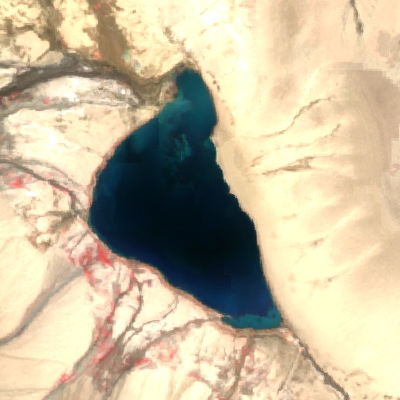
#> input picture images/image_102.png, 400 x 400 px, given in place of image_1.png, which was not available
$ python dataset_mask.py
#> lines starting #> are read from the running program, lines starting #| are printed output that depends on the picture; after the words box and inside, x2 and y2 are one past the last pixel; in counts of white or black regions, pixels touching at a corner belong together; pictures that were not available may be replaced by others from this repository, and a replacement may not be noted
#> further down, image is the input picture: shape (400, 400, 3); mean B, G, R 157.1, 185.2, 198
### segmentation/kmeans.py
import os
import cv2
import numpy as np
import matplotlib.pyplot as plt

# [21 lines left out: functions longest_subarray, gaussianKernel, sumWhite, not called in this run]

def rgb_to_hsv(r, g, b):
  r /= 255
  g /= 255
  b /= 255
  maxc = max(r, g, b)
  minc = min(r, g, b)
  v = maxc
  if minc == maxc:
      return 0.0, 0.0, v
  s = (maxc-minc) / maxc
  rc = (maxc-r) / (maxc-minc)
  gc = (maxc-g) / (maxc-minc)
  bc = (maxc-b) / (maxc-minc)
  if r == maxc:
      h = 0.0+bc-gc
  elif g == maxc:
      h = 2.0+rc-bc
  else:
      h = 4.0+gc-rc
  h = (h/6.0) % 1.0
  return h * 360, s * 100, v * 100

def findKMeans(image):
  image = cv2.cvtColor(image, cv2.COLOR_BGR2RGB)

  pixel_values = image.reshape((-1,3))

  pixel_values = np.float32(pixel_values)

  # define stopping criteria
  criteria = (cv2.TERM_CRITERIA_EPS + cv2.TERM_CRITERIA_MAX_ITER, 100, 0.2)

  # number of clusters (K)
  k = 5
  _, labels, (centers) = cv2.kmeans(pixel_values, k, None, criteria, 10, cv2.KMEANS_RANDOM_CENTERS)
#> centers = [[204.3, 173, 143.9], [241.9, 212.5, 175.9], [145.4, 122.8, 98.75], [254.2, 245.4, 205.6], [10.66, 35.98, 49.26]]

  # convert back to 8 bit values
  centers = np.uint8(centers)
#> centers = [[204, 172, 143], [241, 212, 175], [145, 122, 98], [254, 245, 205], [10, 35, 49]]

  # flatten the labels array
  labels = labels.flatten()

  # convert all pixels to the color of the centroids
  segmented_image = centers[labels.flatten()]

  # reshape back to the original image dimension
  segmented_image = segmented_image.reshape(image.shape)
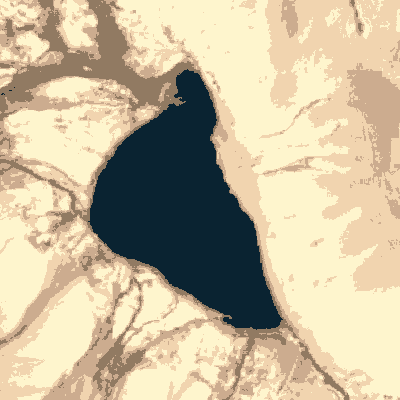
#> segmented_image: shape (400, 400, 3); mean R, G, B 197.5, 184.5, 156.4

  masked_image = np.copy(image)

  # convert to the shape of a vector of pixel values
  masked_image = masked_image.reshape((-1, 3))

# [5 lines of commented-out code are left out]

  kall =[]

  for i in np.unique(labels):
     kall.append(masked_image[labels == i])
#> this loop made 5 passes
#> after the loop, kall = 5 items

#245optimal
  count_list = []
  for k in kall:
    count = 0
    min_limit = min(200, int(len(k)*0.8))
    for i in range(0, min_limit):
      h,s,v = rgb_to_hsv(*k[i])
      if h>=125 and h<=245:
        count+=1
    count_list.append(count/min_limit)
#> this loop made 5 passes
#> min_limit on pass 1: 200


  # [8 lines of commented-out code are left out]

  cluster = np.argmax(count_list)

  masked_image[labels != cluster] = [0, 0, 0]
  masked_image[labels == cluster] = [255, 255, 255]
  # convert back to original shape
  masked_image = masked_image.reshape(image.shape)
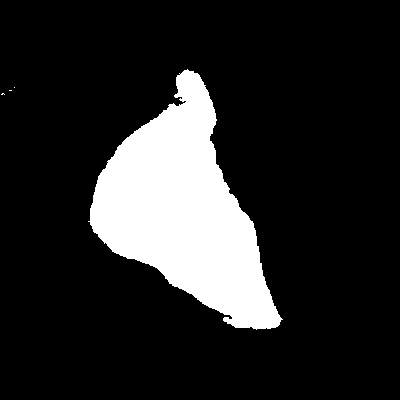
#> masked_image: shape (400, 400, 3); 15.6% white; 4 white regions (3 under 20 px), largest, box (x1, y1, x2, y2) and area: (88, 69, 283, 330) 24974
  # show the image
  return masked_image

### dataset_mask.py
import cv2
from segmentation.kmeans import findKMeans

for i in range(1, 101):
  image = cv2.imread(f"./images/image_{i}.png")
  masked_image = findKMeans(image)
  cv2.imwrite(f"./masks/image_{i}.png", masked_image)
#> pass 2 of the loop `for i in range(1, 101):`:
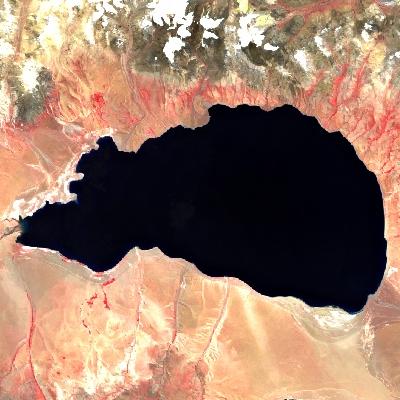
#> input picture images/image_107.png, 400 x 400 px, given in place of image_2.png, which was not available
#> image is the input picture: shape (400, 400, 3); mean B, G, R 102.5, 121.2, 152.1
#> in findKMeans (call 2), `segmented_image = segmented_image.reshape(image.shape)`:
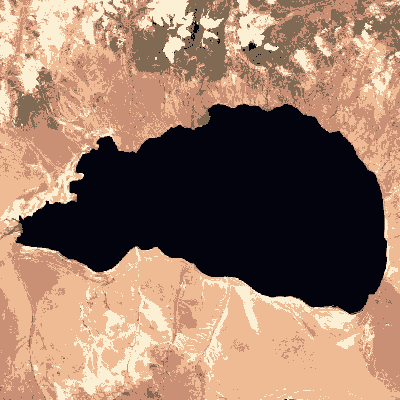
#> segmented_image: shape (400, 400, 3); mean R, G, B 151.5, 120.5, 102
#> the loop in findKMeans (call 2), `for i in np.unique(labels):` made 5 passes
#> the loop in findKMeans (call 2), `for k in kall:` made 5 passes
#> in findKMeans (call 2), `masked_image = masked_image.reshape(image.shape)`:
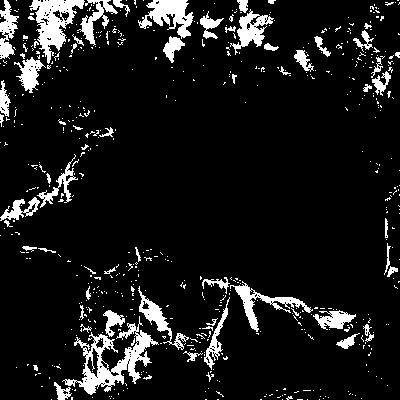
#> masked_image: shape (400, 400, 3); 9.9% white; 603 white regions (541 under 20 px), largest, box (x1, y1, x2, y2) and area: (62, 316, 159, 395) 2166, (29, 0, 85, 64) 1497, (138, 0, 194, 39) 1073
#> (the run stopped early here; a loop or call above may not have finished)
